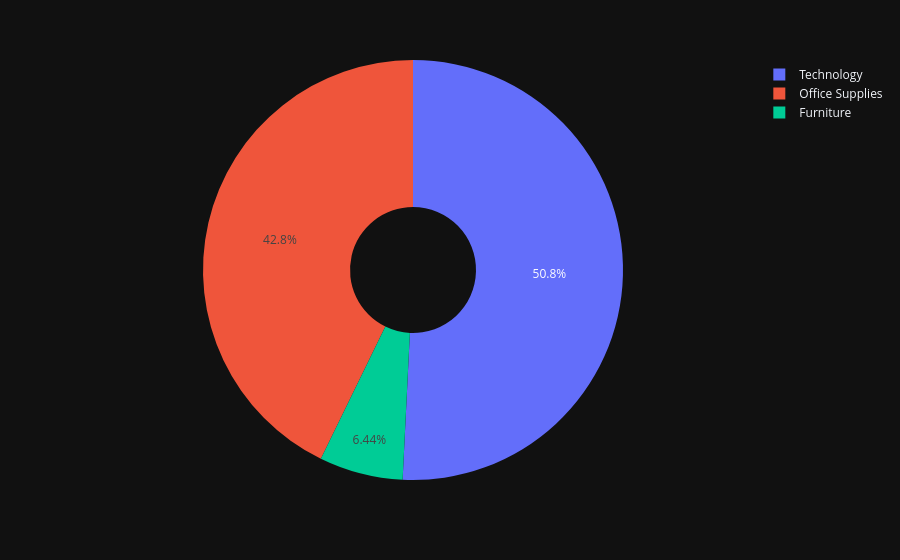

The notebook cell this image was saved under:
### Code cell
fig3=px.pie(profit_by_category,values='Profit',names='Category',hole=0.3)
fig3

### Figure 1 — Plotly figure (JSON) as saved in the notebook; plotly's stock layout.template omitted (floating-point values rounded to 4 significant figures)
{"data": [{"domain": {"x": [0.0, 1.0], "y": [0.0, 1.0]}, "hole": 0.3, "hovertemplate": "Category=%{label}<br>Profit=%{value}<extra></extra>", "labels": ["Furniture", "Office Supplies", "Technology"], "legendgroup": "", "name": "", "showlegend": true, "values": [18450.0, 122500.0, 145500.0], "type": "pie"}], "layout": {"legend": {"tracegroupgap": 0}, "margin": {"t": 60}}}
